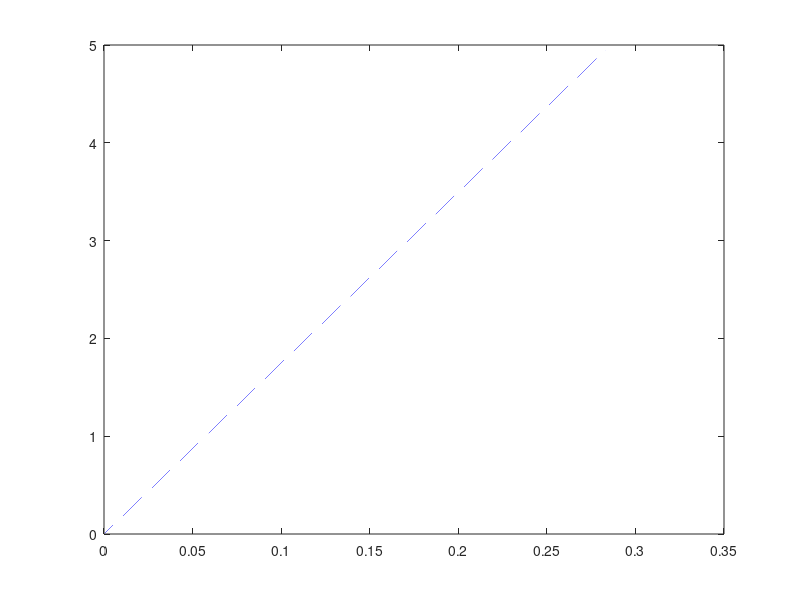

Source code (MATLAB):
%% initial orientation 0 deg

fprintf('\n required inclination \n'); %required inclination

 inclination_required = input('?');
 fprintf('\n length  of the spacecraft arm \n') 

length = input('?'); %lenght in meters
fprintf('\n velocity of manuever per impulse\n')
manuever_rate = input('?'); % unit in ft/sec

horizontal_maneuver = 0;
theta_y = 0;
vertical_maneuver = 0;
acheived_inclination =0;   % init from zero , acheives the value of inclination
theta_1 = [];
pos =1;
theta_1 =0;
pos2 = 1;
%% Calculating for theta
 if  (90 > inclination_required)  && (inclination_required> 0)  
    while (abs(acheived_inclination-inclination_required)*100/inclination_required) > 1   
         for horizontal_maneuver = horizontal_maneuver+0.00001   %orientation in horizontal direction in angles    
         for vertical_maneuver = vertical_maneuver +0.000015  %orientation in horizontal direction in angles 
            acheived_inclination = sqrt(horizontal_maneuver^2 + vertical_maneuver^2);
            theta_1(pos2) = acheived_inclination;
            pos2 = pos2+1;

          end
         end
        if inclination_required == acheived_inclination      
    break 
        end


    end
 end
if (180 > inclination_required)  && (inclination_required> 90)
     while (abs(acheived_inclination-inclination_required)*100/inclination_required) > 1  
         for horizontal_maneuver = horizontal_maneuver-0.000011   %orientation in horizontal direction in angles    
         for vertical_maneuver = vertical_maneuver +0.000015  %orientation in horizontal direction in angles 
            acheived_inclination = sqrt(horizontal_maneuver^2 + vertical_maneuver^2);
            theta_1(pos2) = acheived_inclination;
            pos2 = pos2+1;

          end
         end
        if inclination_required == acheived_inclination      
    break 
        end


     end
end  %(abs(theta-k)*100/k) > 1 
if (270 > inclination_required)  && (inclination_required> 180)
     while (abs(acheived_inclination-inclination_required)*100/inclination_required) > 1 
         for horizontal_maneuver = horizontal_maneuver-0.0001   %orientation in horizontal direction in angles    
         for vertical_maneuver = vertical_maneuver -0.00015  %orientation in horizontal direction in angles 
            acheived_inclination = sqrt(horizontal_maneuver^2 + vertical_maneuver^2);
            theta_1(pos2) = acheived_inclination;
            pos2 = pos2+1;

          end
         end
        if inclination_required == acheived_inclination      
    break 
        end


     end
end
if (360 > inclination_required)  && (inclination_required>  270)
     while (abs(acheived_inclination-inclination_required)*100/inclination_required) > 1  
         for horizontal_maneuver = horizontal_maneuver+0.000011   %orientation in horizontal direction in angles    
         for vertical_maneuver = vertical_maneuver -0.000015  %orientation in horizontal direction in angles 
            acheived_inclination = sqrt(horizontal_maneuver^2 + vertical_maneuver^2);
            theta_1(pos2) = acheived_inclination;
            pos2 = pos2+1;

          end
         end
        if inclination_required == acheived_inclination      
    break 
        end


     end
end
     
%% Calculation for time


r = length*1*(pi/180);  % Distance moved per degree rotation(arc length)
arm_vel = manuever_rate*0.305; % Arm_Velocity
per_deg_time = r/arm_vel; 
time_maneuver = theta_1.*per_deg_time;
plot(time_maneuver,theta_1)

%% firing sequence
if inclination_required < 90
    Sequence_one_RCS_thrusters_fired=  [3 ; 4 ;5; 6] ;
    Sequence_two_RCS_thrusters_fired=  [1 ; 2 ;8; 7] ; 
end
if (180 > inclination_required)  && (inclination_required> 90)
    Sequence_one_RCS_thrusters_fired=  [1 ; 4 ;7; 6 ];
    Sequence_two_RCS_thrusters_fired=  [2 ; 3 ;5; 8] ;
end
if (270 > inclination_required)  && (inclination_required> 179)
    Sequence_one_RCS_thrusters_fired=  [1 ; 2 ;7; 8] ; 
    Sequence_two_RCS_thrusters_fired=  [3 ; 4 ;6; 5 ];
end

time_taken = time_maneuver(end); % in seconds



if (360 > inclination_required)  && (inclination_required> 270)
    Sequence_one_RCS_thrusters_fired=  [2 ; 3 ;5; 8] ; 
    Sequence_two_RCS_thrusters_fired=  [1 ; 4 ;6; 7] ; 
end




   